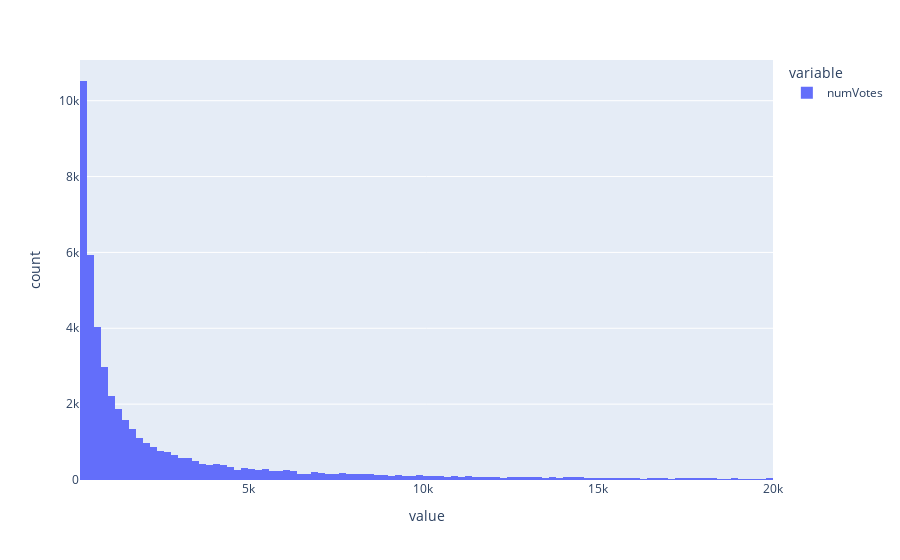

Notebook code for this chart:
### Markdown cell above
# numVotes

### Code cell
print(len(dataset))

dfnumVotes = dataset.sort_values(by=['numVotes'])

dfnumVotes = dfnumVotes[dfnumVotes['numVotes'] < numVotes[1]]
dfnumVotes = dfnumVotes[dfnumVotes['numVotes'] > numVotes[0]]

print(len(dfnumVotes))

px.histogram(dfnumVotes["numVotes"])

### Figure 1 — Plotly figure (JSON) as saved in the notebook; plotly's stock layout.template omitted (floating-point values rounded to 4 significant figures; data arrays with more than 128 entries replaced by an {"elided": "..."} marker saying what was removed)
{"data": [{"alignmentgroup": "True", "bingroup": "x", "hovertemplate": "variable=numVotes<br>value=%{x}<br>count=%{y}<extra></extra>", "legendgroup": "numVotes", "marker": {"color": "#636efa", "pattern": {"shape": ""}}, "name": "numVotes", "offsetgroup": "numVotes", "orientation": "v", "showlegend": true, "type": "histogram", "x": {"elided": "47417 int values"}, "xaxis": "x", "yaxis": "y"}], "layout": {"barmode": "relative", "legend": {"title": {"text": "variable"}, "tracegroupgap": 0}, "margin": {"t": 60}, "xaxis": {"anchor": "y", "domain": [0, 1], "title": {"text": "value"}}, "yaxis": {"anchor": "x", "domain": [0, 1], "title": {"text": "count"}}}}
